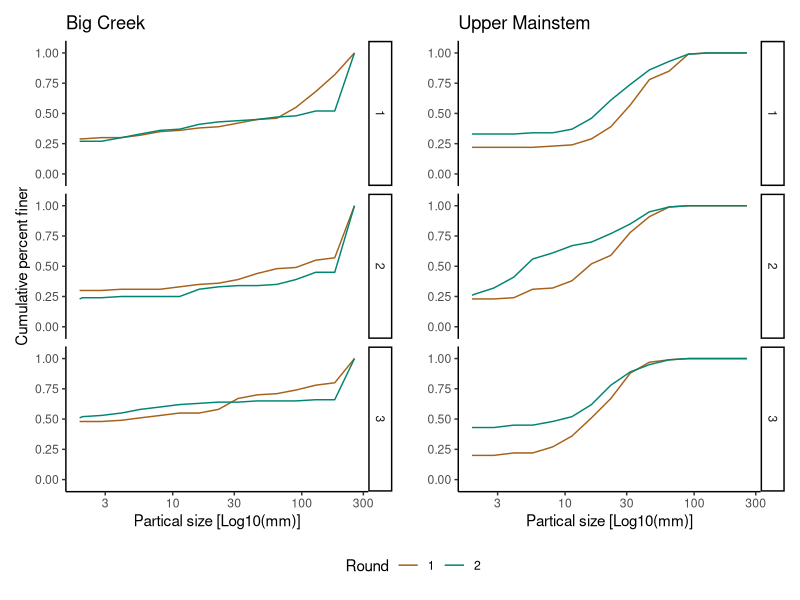
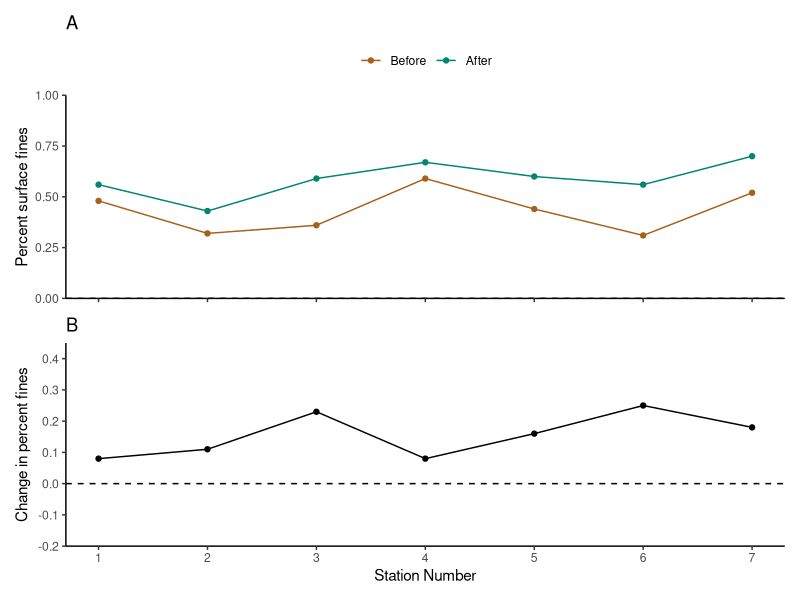
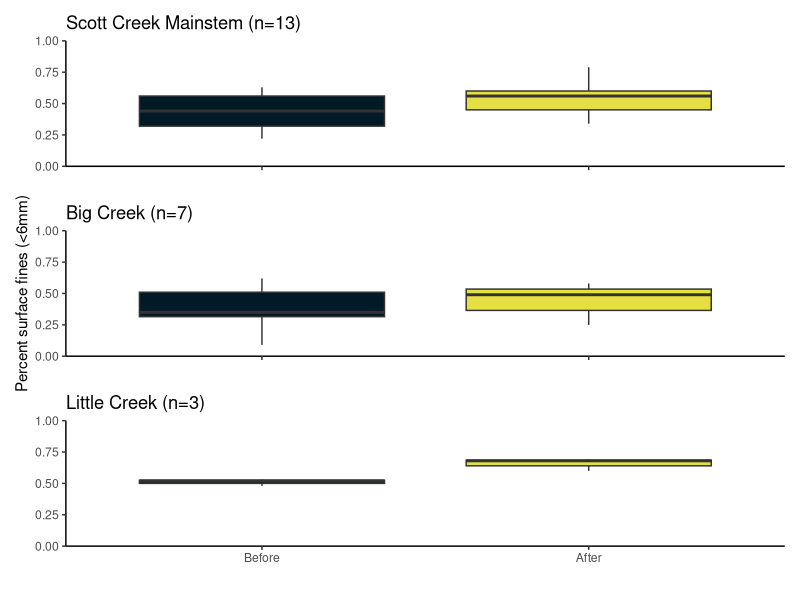
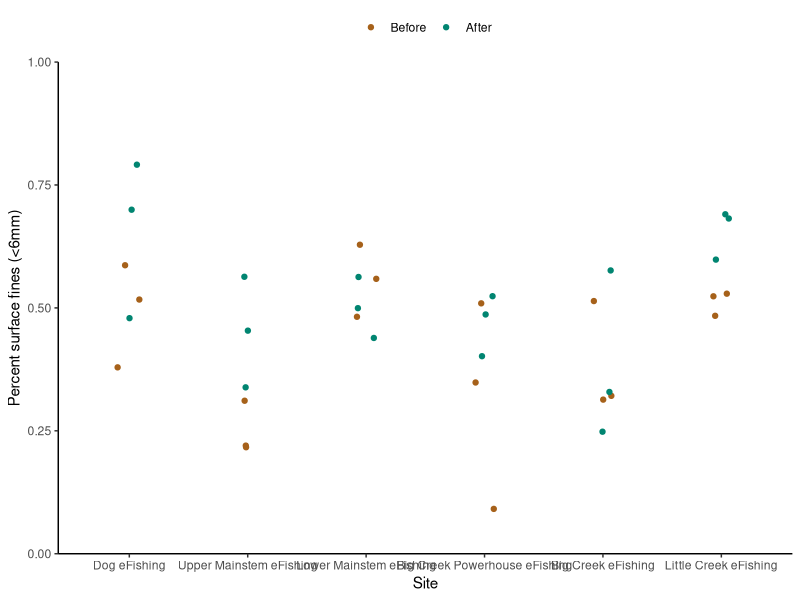
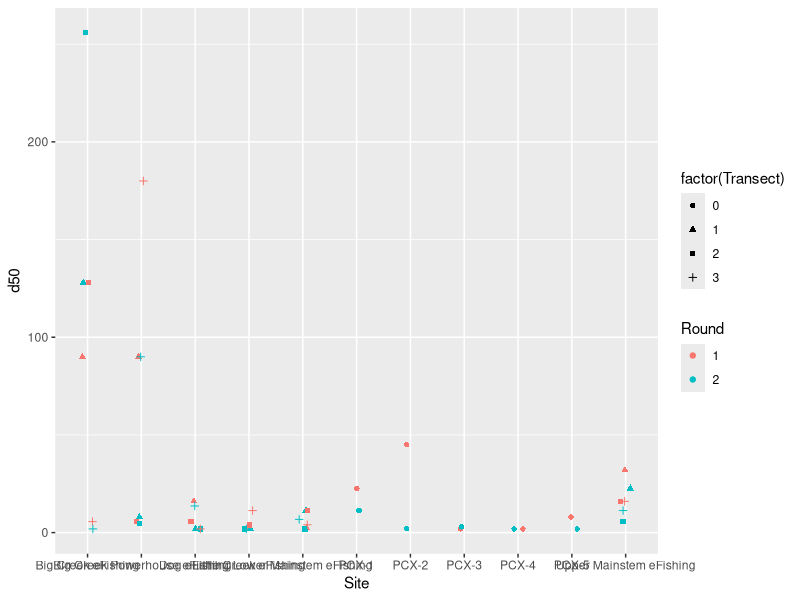
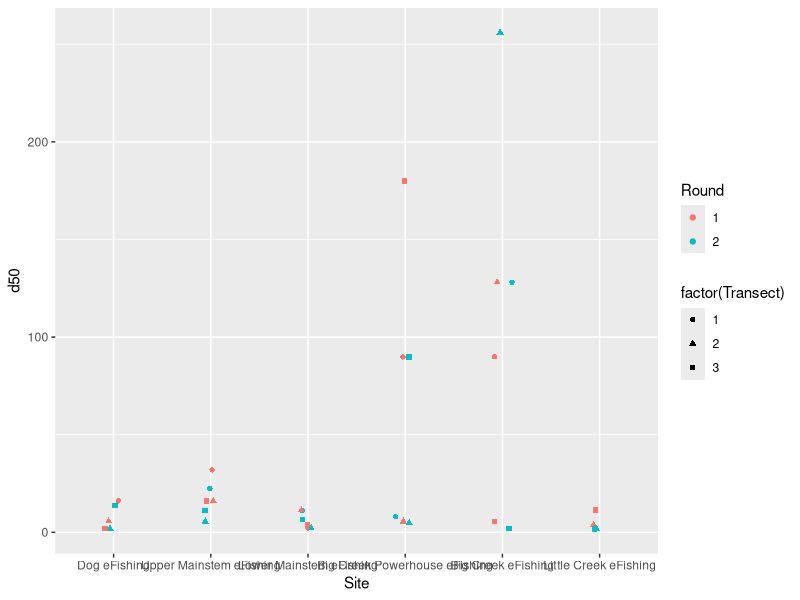
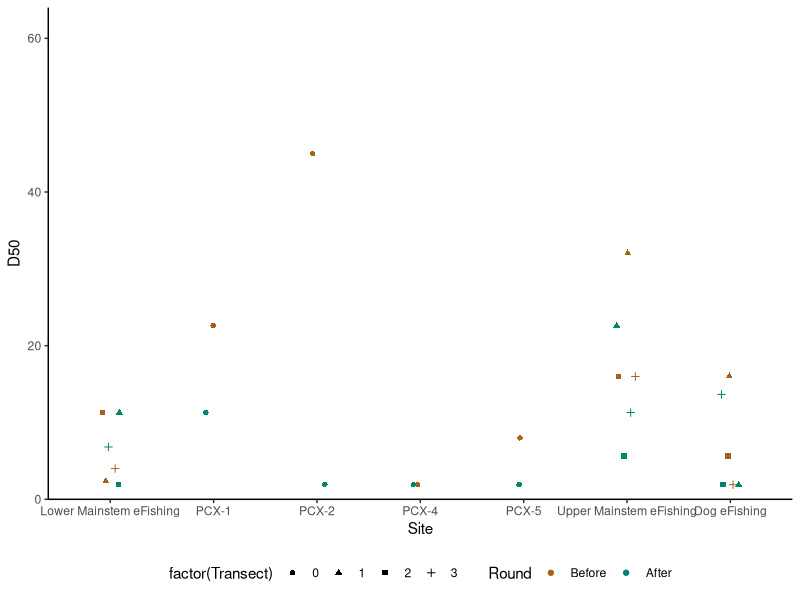
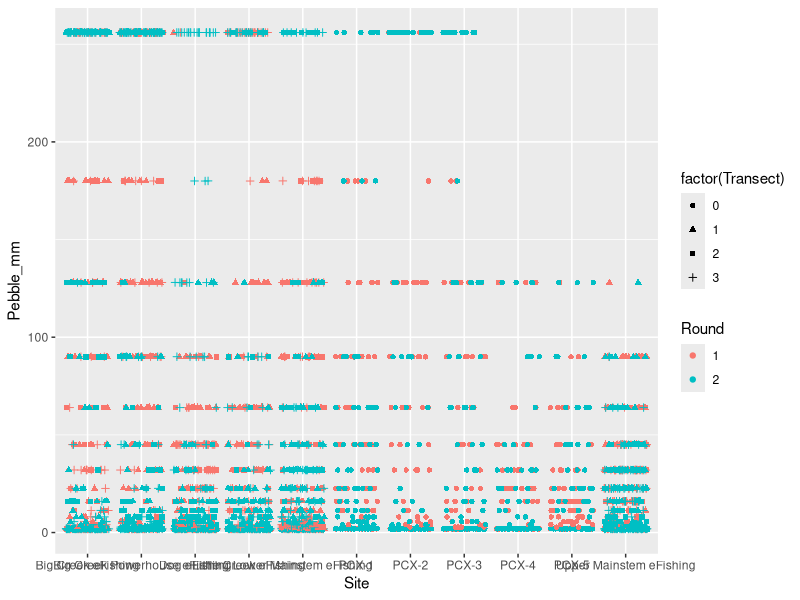

Source code (R) for these figures, in order:
###############################################
##
## Script name: 3_Pebble_Count_Data.R
##
## Goals: 1. Visualize the sediment distributions at each site/transect. 
##           (Data needs to be manipulated from size class counts (summaries) 
##           to individual pebbles).
##
##        2. Estimate the change in the amount of surface fines at each transect
##           (reported as % change over time). Note: The cuttoff for "fines" in 
##           the litterature is a bit ambiguous. For now we will stick with 
##           "fines" meaning <6mm (though <8mm could also been used).
##
##        3. Compare how different surface summary statistics (i.e. Dx) changed 
##           after the “first flush” at 1.A each site and 1.B longitudinally 
##           along the mainstem and Big Creek.
##
## Note: See https://github.com/RMBond/ScottCreek-WY21_CZUFire_Poster for project information.
##
###############################################

#Load packages
library(tidyverse)
library(dplyr)
library(lubridate)
# library(ggplot2)
library(patchwork)

#1. Read in the data ####

#Test Data - to help get started
pc.dat.test <- read.csv("Data/Scott_Creek_Pebble_Testdata_20210315.csv", sep = ",", header = T) #Initial pebble count test dataset. It consists of one transects worth of data.

#Real (whole) Data
#Note Round was blank for one size class at the Dog eFishing reach in the original WSP file. This was corrected on 3/31/21

pc.dat <- read.csv("Data/Scott_Creek_Pebble_20210331.csv", sep = ",", header = T) #736 obs of 7 var. 

#2. Do some data wrangling ####

pc.test <- pc.dat.test %>% #Start formatting columns into r "tidy" structure.
  mutate(Date = mdy(Date)) %>% 
  mutate(Round = as.factor(Round)) %>% #change column to type = factor
  mutate(Long_Station = as.numeric(Long_Station)) %>% #change column to type = numeric.
  mutate(Category_total = as.numeric(Category_total)) %>% #change column to type = numeric.
  arrange(Size_class_mm) %>% #makes sure data goes from smallest to larges pebble sizes.
  mutate(Percent_finer = cumsum(Category_total)/sum(Category_total)) #creat column for percent finer than.

pc <- pc.dat %>% #Start formatting columns into r "tidy" structure.
  mutate(Date = ymd(Date)) %>% 
  mutate(Round = as.factor(Round)) %>% #change column to type = factor
  mutate(Long_Station = as.numeric(Long_Station)) %>% #change column to type = numeric.
  mutate(Category_total = as.numeric(Category_total)) %>% #change column to type = numeric.
  mutate(Transect = replace_na(Transect, 0)) %>% #replace na (for PCX transects) with a zero 
  group_by(Round, Site, Transect) %>% #Tells r to group each individual transect worth of data to calculate % finer.
  arrange(Size_class_mm) %>% #makes sure data goes from smallest to larges pebble sizes.
  mutate(Percent_finer = cumsum(Category_total)/sum(Category_total)) #creat column for percent finer than. 

#Check the data structure

str(pc)

#3. Cumulative percent finer plots for the eFishing sites ####
#Goal: Quickly visualize some of the transect changes between survey rounds.
#      (Not intended for the poster). 

test.bc <- pc %>% 
  filter(Site == "Big Creek eFishing")

#Big Creek Plot - Subtle changes in sediment.
bc <- ggplot(test.bc, aes(Size_class_mm, Percent_finer, color = Round)) +
  geom_line() +
  facet_grid(Transect ~ .) +
  scale_x_log10(name = "Partical size [Log10(mm)]") +
  scale_y_continuous(name = "Cumulative percent finer", limits = c(0,1), expand = c(0,.1)) +
  scale_color_manual(values = c("#a6611a", "#018571")) +
  theme_classic() +
  ggtitle("Big Creek")

test.um <- pc %>% 
  filter(Site == "Upper Mainstem eFishing")

#Upper Mainstem Plot - Fines have increased substantially in the upper watershed. 
um <- ggplot(test.um, aes(Size_class_mm, Percent_finer, color = Round)) +
  geom_line() +
  facet_grid(Transect ~ .) +
  scale_x_log10(name = "Partical size [Log10(mm)]") +
  scale_y_continuous(name = "", limits = c(0,1), expand = c(0,.1)) +
  scale_color_manual(values = c("#a6611a", "#018571")) +
  theme_classic() +
  ggtitle("Upper Mainstem")

#Put plots together using patchwork
bc + um +
  plot_layout(guides = 'collect') & 
  theme(legend.position = 'bottom') 
# plot_annotation(caption = 'If the blue line starts above the tan line, it means the surface sediment became finer after the first flush.')

# ggsave("Figures/PC_20210406_5x4.jpg", width = 5, height = 4, units = "in", dpi = 650, device = "jpg")


#4. Percent fines (<6mm) along the mainstem by station number (pc2)####
#Goal: Visualize the amount (percent surface fines along the mainstem. Station number is used to lign up the sites from downstream to upstream.

pc2.mainstem.fines <- pc %>% 
  filter(Size_class_mm == 5.6) %>% #select the fines size class.
  filter(Long_Station < 8) %>% #mainstem stations
  filter(Transect == 0 | Transect == 2) #use T2 (midpoint) for each eFishing reach.

a <- ggplot(pc2.mainstem.fines, aes(x = Long_Station, y = Percent_finer, color = Round)) +
  geom_line() +
  geom_point() +
  scale_y_continuous(name = "Percent surface fines", limits = c(0,1.0), expand = c(0,0)) +
  scale_x_continuous(name = "Station Number", limits = c(1,7), breaks = seq(0,7,1)) +
  scale_color_manual(values = c("#a6611a", "#018571"), labels = c("Before", "After")) +
  theme_classic() +
  geom_hline(yintercept = 0, lty = 2) +
  labs(title = "A") +
  # subtitle = "Flow is from right (upstream) to left (downstream)") +
  # caption = "The meainstem between Big and Little Creeks (Station 3) and the upper watershed \n (Stations 6 and 7) had the biggest increases in fine sediment.")
  theme(axis.title.x = element_blank(),
        axis.text.x = element_blank(),
        legend.position = "top",
        legend.title = element_blank())

#5. Caculate change in % fines (<6mm) for each transect (pc2) ####
#Goal: Caculate the change in % fines (<6mm) between the two survey rounds for each transect and site.

#Subset data by Round
pc2.r1 <- pc %>%
  filter(Round == 1) %>% #Round 1 data
  filter(Size_class_mm == 5.6) #focus on the 5.6 size class for each transect


pc2.r2 <- pc %>%
filter(Round == 2) %>% #Round 2 data
  filter(Size_class_mm == 5.6) #focus on the 5.6 size class for each transect

#Spread data into long format to calculate % change
pc2 <- full_join(pc2.r1, pc2.r2, by = c("Site", "Transect")) %>% #Joins the two rounds of data
  mutate(fines_per_change = Percent_finer.y - Percent_finer.x) %>% #Subract round 1 from round 2. A positive number means an increase in fines after the first flush.
  mutate(Long_Station = Long_Station.x) %>% #relabeling station for clarity
  select(Site, Transect, Long_Station, fines_per_change)

#Plot % fines change over longitudinal station distance

#Subset data by mainstem vs tributary stations (See above for station number key)
pc2.mainstem <- pc2 %>%
  filter(Long_Station < 8) %>%
  filter(Transect == 0 | Transect == 2)

pc2.bigcreek <- pc2 %>%
  filter(Long_Station > 7 & Long_Station < 11) %>%
  filter(Transect == 0 | Transect == 2)

pc2.littlecreek <- pc2 %>%
  filter(Long_Station == 11) %>%
  filter(Transect == 0 | Transect == 2)

#Subset efishing reaches to make ranges for plot
stattest <- pc2 %>%
  filter(Long_Station == 7)

#Mainstem plot

b <- ggplot(pc2.mainstem, aes(x = Long_Station, y = fines_per_change)) +
  geom_line() +
  geom_point() +
scale_y_continuous(name = "Change in percent fines", limits = c(-0.2,0.45), breaks = seq(-0.2,0.45,.1), expand = c(0,0)) +
scale_x_continuous(name = "Station Number", limits = c(1,7), breaks = seq(0,7,1)) +
theme_classic() +
  geom_hline(yintercept = 0, lty = 2) +
  # geom_segment(x = 1, y = -0.13, xend = 1, yend = 0.08, lty = 3) + #variation in Station 1
  # geom_segment(x = 6, y = 0.12, xend = 6, yend = 0.25, lty = 3) + #variation in Station 6
  # geom_segment(x = 7, y = -0.11, xend = 7, yend = 0.3857, lty = 3) + #variation in Station 7
labs(title = "B")
  # labs(title = "Change in percent fines (<6mm) along the mainstem",
  #      subtitle = "Flow is from right (Upstream) to left (Downstream)",
  #      caption = "The meainstem between Big and Little Creeks (Station 3) and the upper watershed \n (Stations 6 and 7) had the biggest increases in fine sediment. \n Dotted vertical lines are ranges at the eFishing sites.")

#Putting plots together
a / b

# ggsave("Figures/PC_percent_fines_mainstem_20210406_6x6.jpg", width = 6, height = 6, units = "in", dpi = 650, device = "jpg")


#6. Boxplot of percent surface fines (pc3) ####
#Goal: Boxplot of percent surface fines using all sites/transects

pc3.fines <- pc %>% 
  filter(Size_class_mm == 5.6)

plot.pc3.fines.all <- ggplot(pc3.fines, aes(x = Round, y = Percent_finer)) +
  geom_boxplot() +
  scale_y_continuous(name = "Percent surface fines (<6mm)", limits = c(0,1),
                     expand = c(0,0))  +
  ggtitle("All sites")

#Boxplot of percent surface fines on mainstem
pc3.fines.mainstem <- pc %>% 
  filter(Size_class_mm == 5.6) %>% 
  filter(Long_Station < 8)

plot.pc3.fines.mainstem <- ggplot(pc3.fines.mainstem, aes(x = Round, y = Percent_finer)) +
  geom_boxplot(fill = c("#011a27", "#e6df44")) +
  scale_x_discrete(name = "", limits = c("1","2"), labels = c("Before", "After")) +
  scale_y_continuous(name = "Percent surface fines (<6mm)", limits = c(0,1),
                     expand = c(0,0)) +
  theme_classic() +
  theme(axis.text.x = element_blank(),
        axis.title.y = element_blank()) +
  ggtitle("Scott Creek Mainstem (n=13)")

#Boxplot of percent surface fines on Big Creek
pc3.fines.bc <- pc %>% 
  filter(Size_class_mm == 5.6) %>% 
  filter(Long_Station > 7 & Long_Station < 11)

plot.pc3.fines.bc <- ggplot(pc3.fines.bc, aes(x = Round, y = Percent_finer)) +
  geom_boxplot(fill = c("#011a27", "#e6df44")) +
  scale_x_discrete(name = "", limits = c("1","2"), labels = c("Before", "After")) +
  scale_y_continuous(name = "Percent surface fines (<6mm)", limits = c(0,1),
                     expand = c(0,0)) +
  theme_classic() +
  theme(axis.text.x = element_blank(),) +
  ggtitle("Big Creek (n=7)")


#Boxplot of percent surface fines on Little Creek
pc3.fines.lc <- pc %>% 
  filter(Size_class_mm == 5.6) %>% 
  filter(Long_Station == 11)

plot.pc3.fines.lc <- ggplot(pc3.fines.lc, aes(x = Round, y = Percent_finer)) +
  geom_boxplot(fill = c("#011a27", "#e6df44")) +
  scale_x_discrete(name = "", limits = c("1","2"), labels = c("Before", "After")) +
  scale_y_continuous(name = "Percent surface fines (<6mm)", limits = c(0,1),
                     expand = c(0,0)) +
  theme_classic() +
  theme(axis.title.y = element_blank()) +
  ggtitle("Little Creek (n=3)")

#Put plots together using patchwork
plot.pc3.fines.mainstem /  plot.pc3.fines.bc /  plot.pc3.fines.lc # portrait layout

# ggsave("Figures/PC_percent_fines_boxplot_20210413_3x6.jpg", width = 3, height = 6, units = "in", dpi = 650, device = "jpg")


#Variation in Percent Fines for each eFishing Site starting with pc3.fines

#Grab the eFishing sites
pc3.efishing <- pc3.fines %>% 
  filter(grepl('eFishing', Site)) #using grepl to select all sites with "efishing" in the name 

#Tell r Sites will be in a specific order.
pc3.efishing$Site <- factor(pc3.efishing$Site, levels = c("Dog eFishing","Upper Mainstem eFishing","Lower Mainstem eFishing","Big Creek Powerhouse eFishing","Big Creek eFishing", "Little Creek eFishing"),ordered = TRUE)

#Scatterplot to see the variation (3 transects) in percent fines for each eFishing Site.
ggplot(pc3.efishing, aes(x = Site, y = Percent_finer, color = Round)) +
  geom_jitter(width = 0.1) +
  scale_y_continuous(name = "Percent surface fines (<6mm)", limits = c(0,1),
                     expand = c(0,0)) +
  scale_color_manual(values = c("#a6611a", "#018571"), labels = c("Before", "After")) +
  theme_classic() +
  theme(legend.position = "top",
        legend.title = element_blank())


#STATS - TBD
#Need to figure out if we are using t-tests or Chi-squared test for independance?
#Before running the t tests we need to think about independance (repeated measures??. 

#Mainstem
pc3.fines.mainstem.r1 <-  pc3.fines.mainstem %>% 
  filter(Round == 1) %>% #Round 1 data  
  select(Percent_finer)

pc3.fines.mainstem.r2 <-  pc3.fines.mainstem %>% 
  filter(Round == 2) %>% #Round 2 data
  select(Percent_finer)

# t.test( pc3.fines.mainstem.r1$Percent_finer,  pc3.fines.mainstem.r2$Percent_finer, alternative = "two.sided") #May need to adjust the alternative to "greater than".

# Big Creek
pc3.fines.bc.r1 <-  pc3.fines.bc %>% 
  filter(Round == 1) %>% #Round 1 data  
  select(Percent_finer)

pc3.fines.bc.r2 <-  pc3.fines.bc %>% 
  filter(Round == 2) %>% #Round 2 data
  select(Percent_finer)

# t.test( pc3.fines.bc.r1$Percent_finer,  pc3.fines.bc.r2$Percent_finer, alternative = "two.sided") #May need to adjust the alternative to "greater than".

#Little Creek
pc3.fines.lc.r1 <-  pc3.fines.lc %>% 
  filter(Round == 1) %>% #Round 1 data  
  select(Percent_finer)

pc3.fines.lc.r2 <-  pc3.fines.lc %>% 
  filter(Round == 2) %>% #Round 2 data
  select(Percent_finer)

# t.test( pc3.fines.lc.r1$Percent_finer,  pc3.fines.lc.r2$Percent_finer, alternative = "two.sided") #May need to adjust the alternative to "greater than".


#7. Sediment Distribution Plots ####

#* 7.1 Expand count summaries to individual counts (pc4) ####
#The tidy package has the function "uncount" which is the opposite operation of "dplyr::count"

pc4 <- pc %>% 
  group_by(Site, Transect, Round)

pc4.pebbles <- uncount(pc4, Category_total, .id = "id") %>% 
  mutate(Pebble_mm = Size_class_mm) %>% #rename column to emphasize we are looking at individual pebbles now
  select(!Size_class_mm) #remove column

#* 7.2 Calculate D50 for plotting (pc4) ####
#Goal: Calculate the median (by definition the D50) for each site, transect, and round

pc4.d50 <- pc4.pebbles %>% 
  summarise(d50 = median(Pebble_mm))

ggplot(pc4.d50, aes( x = Site, y = d50, color = Round, shape = factor(Transect))) + 
  geom_jitter(width = 0.1)

#Looking at only eFishing Sites
#Grab the eFishing sites
pc4.efishing <- pc4.pebbles %>% 
  filter(grepl('eFishing', Site)) #using grepl to select all sites with "efishing" in the name 

#Tell r Sites will be in a specific order.
pc4.efishing$Site <- factor(pc4.efishing$Site, levels = c("Dog eFishing","Upper Mainstem eFishing","Lower Mainstem eFishing","Big Creek Powerhouse eFishing","Big Creek eFishing", "Little Creek eFishing"),ordered = TRUE)

pc4.d50.efish <- pc4.efishing %>% 
  summarise(d50 = median(Pebble_mm))

ggplot(pc4.d50.efish, aes( x = Site, y = d50, color = Round, shape = factor(Transect))) + 
  geom_jitter(width = 0.1)

#Looking longitudinally along the mainstem
pc4.d50.mainstem <- pc4.pebbles %>% 
  filter(Long_Station < 8) %>%  #mainstem stations
  summarise(d50 = median(Pebble_mm))

pc4.d50.mainstem$Site <- factor(pc4.d50.mainstem$Site, levels = c("Lower Mainstem eFishing", "PCX-1", "PCX-2", "PCX-4", "PCX-5", "Upper Mainstem eFishing", "Dog eFishing"),ordered = TRUE)

ggplot(pc4.d50.mainstem, aes( x = Site, y = d50, color = Round, shape = factor(Transect))) +
  geom_jitter(width = 0.1) +
  scale_y_continuous(name = "D50", limits = c(0,64),
                     expand = c(0,0)) +
  scale_color_manual(values = c("#a6611a", "#018571"), labels = c("Before", "After")) +
  theme_classic() +
  theme(legend.position = "bottom")

# ggsave("Figures/PC_d50_mainstem_20210406_9x3.jpg", width = 9, height = 3, units = "in", dpi = 650, device = "jpg")

#* 7.3 Pebble distribution plots (pc4) ####
#Quick scatterplot to see the data points
ggplot(pc4.pebbles, aes( x = Site, y = Pebble_mm, color = Round, shape = factor(Transect))) + 
  geom_jitter()


#Violin plot - hard to see
ggplot(pc4.pebbles, aes( x = Site, y = Pebble_mm, color = Round)) +
  geom_violin()

#Box plot 
ggplot(pc4.pebbles, aes( x = Site, y = Pebble_mm, color = Round)) +
  geom_boxplot()
